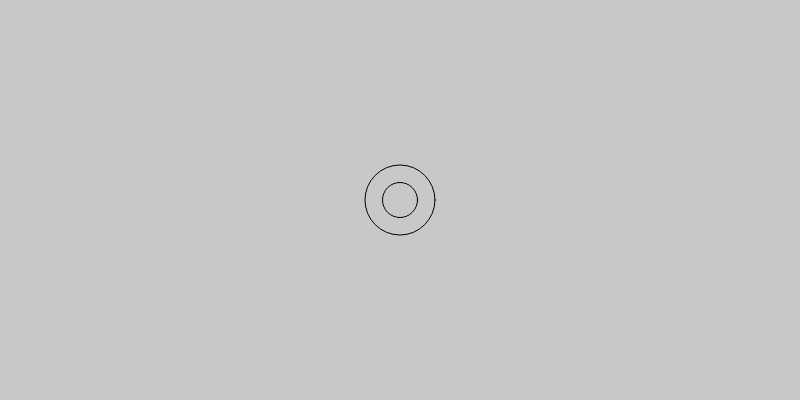
Frame 1 (no input)
Frame 60 (no input): identical to frame 1, image omitted
Frame 120 (the mouse pressed at the canvas centre since frame 60): identical to frame 1, image omitted

The p5.js sketch that drew this single still picture (run headless with seeded random() and noise() and a simulated clock; from frame 60 on, the mouse is pressed at the canvas centre):

// p5.js sketch
// ── sketch.js

// A Variable
// -> To create we use the keyword 'var'
// This declares to the computer a new piece of reserved memory
// This memory is referenced by the namespace "myFirstVar"
var myFirstVar;



function setup() {
	createCanvas(800,400);
	background(200);

	noFill();

	translate(400,200);
	myFirstVar = 70;
	ellipse(0,0,myFirstVar,myFirstVar);

	myFirstVar = myFirstVar * 0.5;
	ellipse(0,0,myFirstVar,myFirstVar);
}

function draw() {

}
